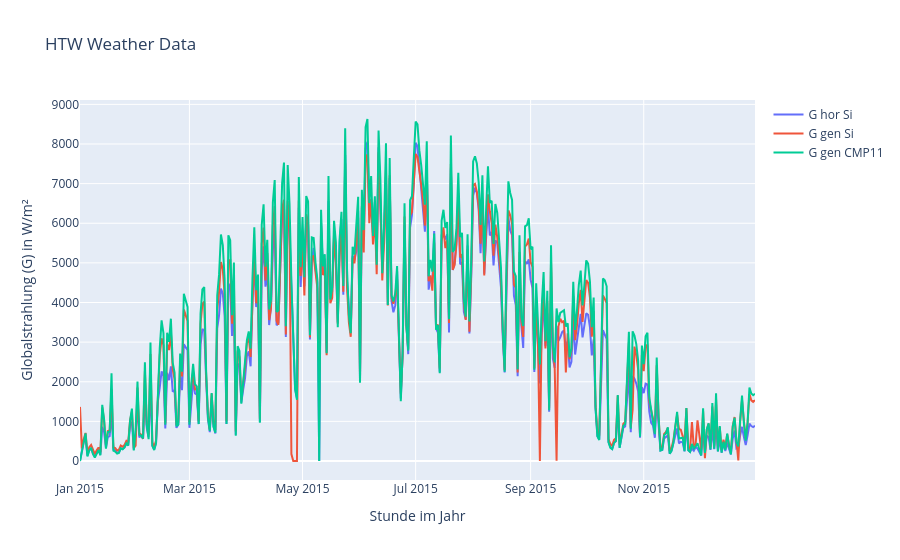

Notebook cell for this chart:
### Markdown cell above
## Interactive Plot with Metadata - HTW Weather Data - Daily

### Code cell
# Interactive plot
data = [
    go.Scatter(x=df_reD.index.tolist(), 
               y=df_reD['g_hor_si'].tolist(), 
               name='G hor Si', line=dict(), mode='lines'),
    go.Scatter(x=df_reD.index.tolist(), 
               y=df_reD['g_gen_si'].tolist(), 
               name='G gen Si', line=dict(), mode='lines'),
    go.Scatter(x=df_reD.index.tolist(), 
               y=df_reD['g_gen_cmp11'].tolist(), 
               name='G gen CMP11', line=dict(), mode='lines'),
]
layout = go.Layout(
    title=''.join(info_dict['Title']),
    yaxis=dict(title=''.join(info_dict['Y-Axis'])),
    xaxis=dict(title=''.join(info_dict['X-Axis']))
)
ifig_weather = go.Figure(data=data, layout=layout)
pltly.iplot(ifig_weather)

### Figure 1 — Plotly figure (JSON) as saved in the notebook; plotly's stock layout.template omitted (floating-point values rounded to 4 significant figures; data arrays with more than 128 entries replaced by an {"elided": "..."} marker saying what was removed)
{"data": [{"mode": "lines", "name": "G hor Si", "type": "scatter", "x": {"elided": "365 str values"}, "y": {"elided": "365 float values"}}, {"mode": "lines", "name": "G gen Si", "type": "scatter", "x": {"elided": "365 str values"}, "y": {"elided": "365 float values"}}, {"mode": "lines", "name": "G gen CMP11", "type": "scatter", "x": {"elided": "365 str values"}, "y": {"elided": "365 float values"}}], "layout": {"title": {"text": "HTW Weather Data"}, "xaxis": {"title": {"text": "Stunde im Jahr"}}, "yaxis": {"title": {"text": "Globalstrahlung (G) in W/m²"}}}}
